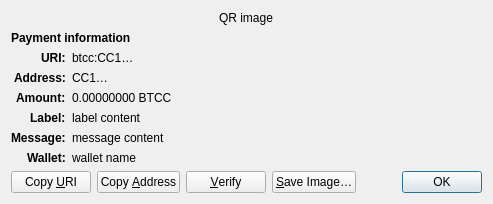
<?xml version="1.0" encoding="UTF-8"?>
<ui version="4.0">
 <class>ReceiveRequestDialog</class>
 <widget class="QDialog" name="ReceiveRequestDialog">
  <property name="geometry">
   <rect>
    <x>0</x>
    <y>0</y>
    <width>413</width>
    <height>229</height>
   </rect>
  </property>
  <property name="windowTitle">
   <string>Request payment to …</string>
  </property>
  <layout class="QGridLayout" name="gridLayout" columnstretch="0,1">
   <property name="sizeConstraint">
    <enum>QLayout::SetFixedSize</enum>
   </property>
   <item row="0" column="0" colspan="2" alignment="Qt::AlignHCenter">
    <widget class="QRImageWidget" name="qr_code">
     <property name="text">
      <string notr="true">QR image</string>
     </property>
     <property name="textInteractionFlags">
      <set>Qt::NoTextInteraction</set>
     </property>
    </widget>
   </item>
   <item row="1" column="0" colspan="2">
    <widget class="QLabel" name="payment_header">
     <property name="font">
      <font>
       <weight>75</weight>
       <bold>true</bold>
      </font>
     </property>
     <property name="text">
      <string>Payment information</string>
     </property>
     <property name="textInteractionFlags">
      <set>Qt::NoTextInteraction</set>
     </property>
    </widget>
   </item>
   <item row="2" column="0" alignment="Qt::AlignRight|Qt::AlignTop">
    <widget class="QLabel" name="uri_tag">
     <property name="font">
      <font>
       <weight>75</weight>
       <bold>true</bold>
      </font>
     </property>
     <property name="text">
      <string notr="true">URI:</string>
     </property>
     <property name="textFormat">
      <enum>Qt::PlainText</enum>
     </property>
     <property name="textInteractionFlags">
      <set>Qt::NoTextInteraction</set>
     </property>
    </widget>
   </item>
   <item row="2" column="1" alignment="Qt::AlignTop">
    <widget class="QLabel" name="uri_content">
     <property name="text">
      <string notr="true">btcc:CC1…</string>
     </property>
     <property name="textFormat">
      <enum>Qt::RichText</enum>
     </property>
     <property name="wordWrap">
      <bool>true</bool>
     </property>
     <property name="textInteractionFlags">
      <set>Qt::TextSelectableByMouse</set>
     </property>
    </widget>
   </item>
   <item row="3" column="0" alignment="Qt::AlignRight|Qt::AlignTop">
    <widget class="QLabel" name="address_tag">
     <property name="font">
      <font>
       <weight>75</weight>
       <bold>true</bold>
      </font>
     </property>
     <property name="text">
      <string>Address:</string>
     </property>
     <property name="textInteractionFlags">
      <set>Qt::NoTextInteraction</set>
     </property>
    </widget>
   </item>
   <item row="3" column="1" alignment="Qt::AlignTop">
    <widget class="QLabel" name="address_content">
     <property name="text">
      <string notr="true">CC1…</string>
     </property>
     <property name="textFormat">
      <enum>Qt::PlainText</enum>
     </property>
     <property name="textInteractionFlags">
      <set>Qt::TextSelectableByMouse</set>
     </property>
    </widget>
   </item>
   <item row="4" column="0" alignment="Qt::AlignRight|Qt::AlignTop">
    <widget class="QLabel" name="amount_tag">
     <property name="font">
      <font>
       <weight>75</weight>
       <bold>true</bold>
      </font>
     </property>
     <property name="text">
      <string>Amount:</string>
     </property>
     <property name="textInteractionFlags">
      <set>Qt::NoTextInteraction</set>
     </property>
    </widget>
   </item>
   <item row="4" column="1" alignment="Qt::AlignTop">
    <widget class="QLabel" name="amount_content">
     <property name="text">
      <string notr="true">0.00000000 BTCC</string>
     </property>
     <property name="textFormat">
      <enum>Qt::PlainText</enum>
     </property>
     <property name="textInteractionFlags">
      <set>Qt::TextSelectableByMouse</set>
     </property>
    </widget>
   </item>
   <item row="5" column="0" alignment="Qt::AlignRight|Qt::AlignTop">
    <widget class="QLabel" name="label_tag">
     <property name="font">
      <font>
       <weight>75</weight>
       <bold>true</bold>
      </font>
     </property>
     <property name="text">
      <string>Label:</string>
     </property>
     <property name="textInteractionFlags">
      <set>Qt::NoTextInteraction</set>
     </property>
    </widget>
   </item>
   <item row="5" column="1" alignment="Qt::AlignTop">
    <widget class="QLabel" name="label_content">
     <property name="text">
      <string notr="true">label content</string>
     </property>
     <property name="textFormat">
      <enum>Qt::PlainText</enum>
     </property>
     <property name="wordWrap">
      <bool>true</bool>
     </property>
     <property name="textInteractionFlags">
      <set>Qt::TextSelectableByMouse</set>
     </property>
    </widget>
   </item>
   <item row="6" column="0" alignment="Qt::AlignRight|Qt::AlignTop">
    <widget class="QLabel" name="message_tag">
     <property name="font">
      <font>
       <weight>75</weight>
       <bold>true</bold>
      </font>
     </property>
     <property name="text">
      <string>Message:</string>
     </property>
     <property name="textInteractionFlags">
      <set>Qt::NoTextInteraction</set>
     </property>
    </widget>
   </item>
   <item row="6" column="1" alignment="Qt::AlignTop">
    <widget class="QLabel" name="message_content">
     <property name="text">
      <string notr="true">message content</string>
     </property>
     <property name="textFormat">
      <enum>Qt::PlainText</enum>
     </property>
     <property name="wordWrap">
      <bool>true</bool>
     </property>
     <property name="textInteractionFlags">
      <set>Qt::TextSelectableByMouse</set>
     </property>
    </widget>
   </item>
   <item row="7" column="0" alignment="Qt::AlignRight|Qt::AlignTop">
    <widget class="QLabel" name="wallet_tag">
     <property name="font">
      <font>
       <weight>75</weight>
       <bold>true</bold>
      </font>
     </property>
     <property name="text">
      <string>Wallet:</string>
     </property>
     <property name="textInteractionFlags">
      <set>Qt::NoTextInteraction</set>
     </property>
    </widget>
   </item>
   <item row="7" column="1" alignment="Qt::AlignTop">
    <widget class="QLabel" name="wallet_content">
     <property name="text">
      <string notr="true">wallet name</string>
     </property>
     <property name="textFormat">
      <enum>Qt::PlainText</enum>
     </property>
     <property name="wordWrap">
      <bool>true</bool>
     </property>
     <property name="textInteractionFlags">
      <set>Qt::TextSelectableByMouse</set>
     </property>
    </widget>
   </item>
   <item row="8" column="0" colspan="2">
    <layout class="QHBoxLayout" name="horizontalLayout">
     <item>
      <widget class="QPushButton" name="btnCopyURI">
       <property name="text">
        <string>Copy &amp;URI</string>
       </property>
       <property name="autoDefault">
        <bool>false</bool>
       </property>
      </widget>
     </item>
     <item>
      <widget class="QPushButton" name="btnCopyAddress">
       <property name="text">
        <string>Copy &amp;Address</string>
       </property>
       <property name="autoDefault">
        <bool>false</bool>
       </property>
      </widget>
     </item>
     <item>
      <widget class="QPushButton" name="btnVerify">
       <property name="text">
        <string>&amp;Verify</string>
       </property>
       <property name="toolTip">
        <string>Verify this address on e.g. a hardware wallet screen</string>
       </property>
       <property name="autoDefault">
        <bool>false</bool>
       </property>
      </widget>
     </item>
     <item>
      <widget class="QPushButton" name="btnSaveAs">
       <property name="text">
        <string>&amp;Save Image…</string>
       </property>
       <property name="autoDefault">
        <bool>false</bool>
       </property>
      </widget>
     </item>
     <item>
      <spacer name="horizontalSpacer_2">
       <property name="orientation">
        <enum>Qt::Horizontal</enum>
       </property>
       <property name="sizeHint" stdset="0">
        <size>
         <width>40</width>
         <height>20</height>
        </size>
       </property>
      </spacer>
     </item>
     <item>
      <widget class="QDialogButtonBox" name="buttonBox">
       <property name="focusPolicy">
        <enum>Qt::StrongFocus</enum>
       </property>
       <property name="standardButtons">
        <set>QDialogButtonBox::Ok</set>
       </property>
      </widget>
     </item>
    </layout>
   </item>
  </layout>
 </widget>
 <customwidgets>
  <customwidget>
   <class>QRImageWidget</class>
   <extends>QLabel</extends>
   <header>qt/qrimagewidget.h</header>
  </customwidget>
 </customwidgets>
 <tabstops>
  <tabstop>buttonBox</tabstop>
  <tabstop>btnCopyURI</tabstop>
  <tabstop>btnCopyAddress</tabstop>
  <tabstop>btnSaveAs</tabstop>
 </tabstops>
 <resources/>
 <connections>
  <connection>
   <sender>buttonBox</sender>
   <signal>accepted()</signal>
   <receiver>ReceiveRequestDialog</receiver>
   <slot>accept()</slot>
   <hints>
    <hint type="sourcelabel">
     <x>135</x>
     <y>230</y>
    </hint>
    <hint type="destinationlabel">
     <x>135</x>
     <y>126</y>
    </hint>
   </hints>
  </connection>
 </connections>
</ui>
